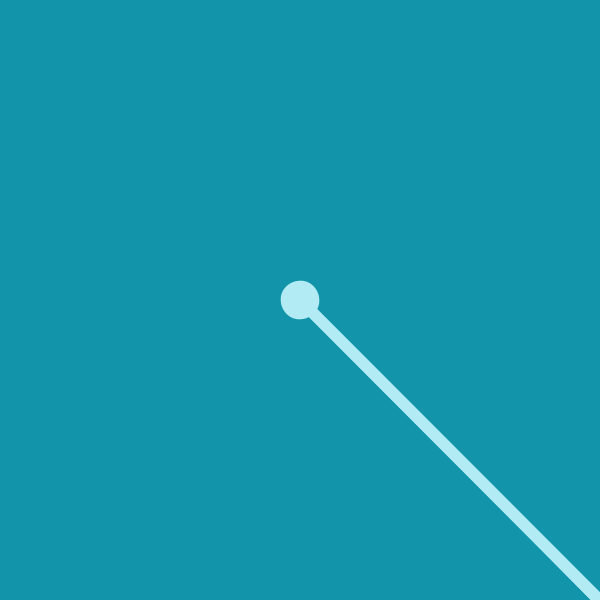
Frame 1 (no input)
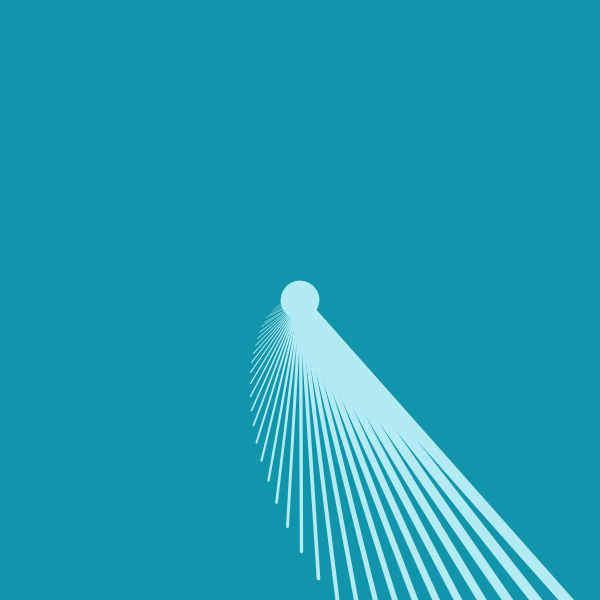
Frame 60 (the mouse pressed at the canvas centre just before this capture)
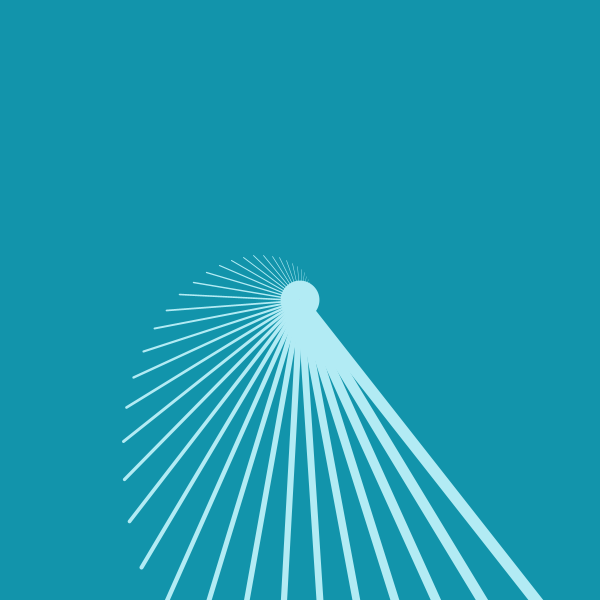
Frame 120 (the mouse held since frame 60 and released just before this capture)

The Processing sketch that drew these frames (run headless with seeded random() and noise(); from frame 60 on, the mouse is pressed at the canvas centre):

// Processing sketch: processing_143443
// ── processing_143443.pde

// Konkuk University
 // Department of Dynamic Media
 // SOS iDesign
// Name: Park Hyebin 
 // ID: 201420081 

float angle;  
float xW =20;
float direction = 5;


void setup()  
{  
  size(600, 600);  
  smooth();
  background(#24A6BD);
}  

void draw()  
{  

  background(#1294AB);  
  // rotation angle  
  angle += 0.001;  
  strokeWeight(13);  
  stroke(#B2EBF4);  
  fill(0);   
  translate(width/2, height/2);    

  for (int i=0; i<70;i++) {  
    rotate(angle);
    scale(0.90);
    fill(#D1B2FF);
    random(75);
    line(0, 0, 700, 700);
    ellipse(0, 0, 30, 30);
  }
 for (int j = 10; j<0; j++){
   ellipse(0,0,50,50);
 }
 
} 

 
